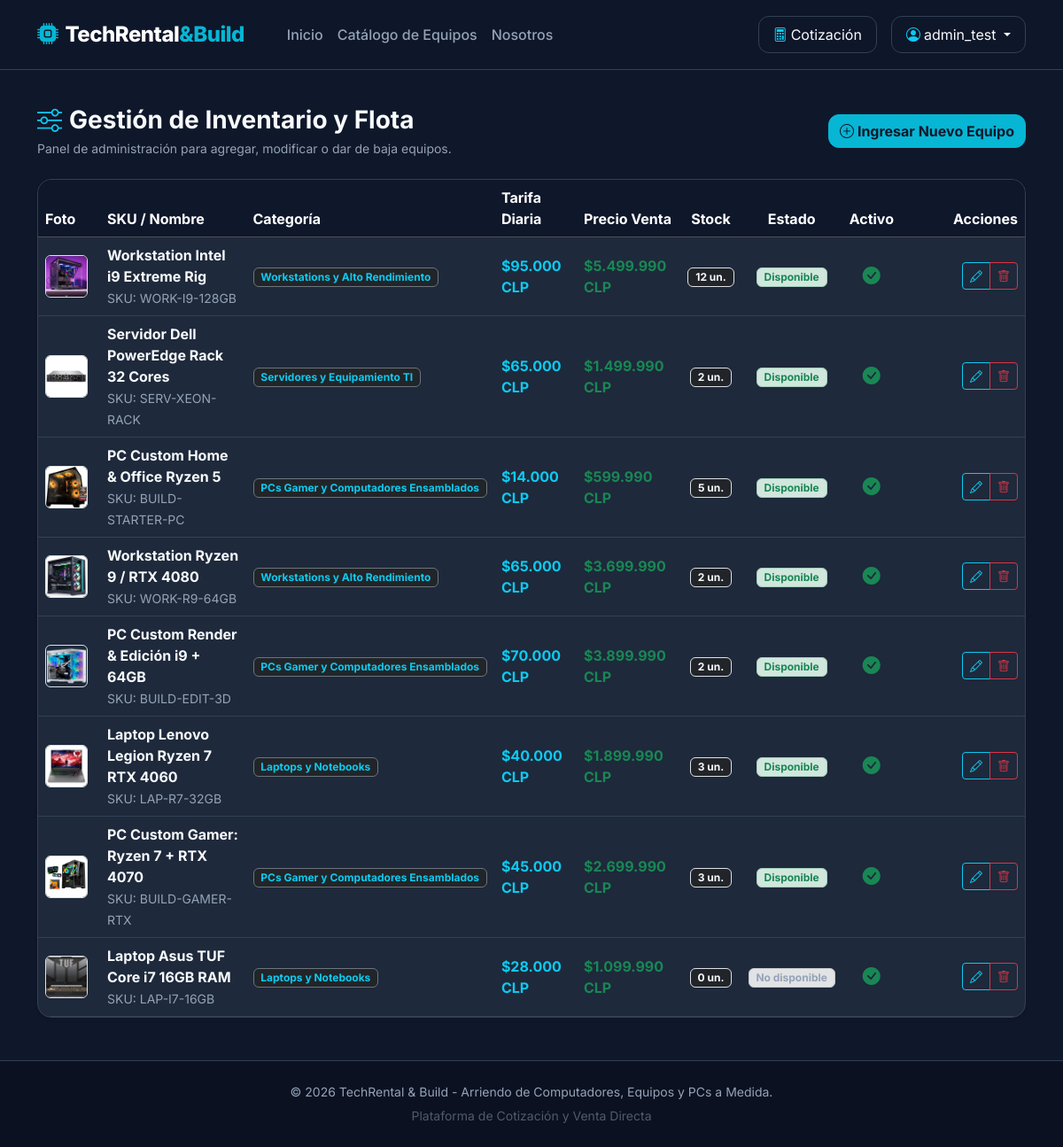
Screenshot of /inventario/gestion/ (signed in) with the database file from the repository.
### apps/inventario/models.py (models this page shows, shortened)
class EquipoInformatico(models.Model):
    ESTADO_CHOICES = [
        ('DISPONIBLE', 'Disponible'),
        ('NO_DISPONIBLE', 'No disponible'),
    ]
    codigo_sku = models.CharField(max_length=50, unique=True, verbose_name="Código SKU")
    nombre = models.CharField(max_length=200, verbose_name="Nombre del Equipo")
    slug = models.SlugField(max_length=220, unique=True, blank=True)
    categoria = models.ForeignKey(CategoriaEquipo, on_delete=models.PROTECT, related_name="equipos", verbose_name="Categoría")
    especificaciones = models.TextField(verbose_name="Especificaciones Técnicas")
    tarifa_diaria = models.DecimalField(
        max_digits=10,
        decimal_places=0,
        validators=[MinValueValidator(0)],
        verbose_name="Tarifa Diaria Arriendo (CLP)"
    )
    precio_venta = models.DecimalField(
        max_digits=10,
        decimal_places=0,
        validators=[MinValueValidator(0)],
        default=0,
        verbose_name="Precio de Venta Directa (CLP)"
    )
    monto_garantia = models.DecimalField(
        max_digits=10,
        decimal_places=0,
        validators=[MinValueValidator(0)],
        verbose_name="Monto de Garantía Reembolsable (CLP)"
    )
    stock = models.PositiveIntegerField(default=1, verbose_name="Stock Disponible")
    estado = models.CharField(max_length=20, choices=ESTADO_CHOICES, default='DISPONIBLE', verbose_name="Estado")
    imagen = models.ImageField(upload_to='equipos/', blank=True, null=True, verbose_name="Fotografía")
    destacado = models.BooleanField(default=False, verbose_name="Destacar en portada")
    activo = models.BooleanField(default=True, verbose_name="Activo en catálogo")
    fecha_creacion = models.DateTimeField(auto_now_add=True)
    fecha_actualizacion = models.DateTimeField(auto_now=True)
    class Meta:
        verbose_name = "Equipo Informático"
        verbose_name_plural = "Equipos Informáticos"
        ordering = ['-fecha_creacion']
    @property
    def precio_formateado(self):
        return f"${int(self.tarifa_diaria):,}".replace(",", ".")
    @property
    def precio_venta_formateado(self):
        return f"${int(self.precio_venta):,}".replace(",", ".")

class CategoriaEquipo(models.Model):
    nombre = models.CharField(max_length=100, unique=True, verbose_name="Nombre de Categoría")
    slug = models.SlugField(max_length=120, unique=True, blank=True)
    descripcion = models.TextField(blank=True, verbose_name="Descripción")
    activo = models.BooleanField(default=True, verbose_name="¿Categoría Activa?")
    class Meta:
        verbose_name = "Categoría de Equipo"
        verbose_name_plural = "Categorías de Equipos"
        ordering = ['nombre']

### apps/inventario/views.py (the view)
# urls.py: path('gestion/', views.equipo_gestion, name='gestion'),
@user_passes_test(_es_staff)
def equipo_gestion(request):
    equipos = EquipoInformatico.objects.all().order_by('-fecha_creacion')
    return render(request, 'inventario/equipo_gestion.html', {'equipos': equipos})

### apps/cotizaciones/context_processors.py (called while the page is built)
def cotizacion_context(request):
    cotizacion = request.session.get('cotizacion', {})
    total_items = sum(item.get('cantidad', 0) for item in cotizacion.values())
    return {
        'cotizacion_total_items': total_items
    }

### apps/inventario/views.py (called while the page is built)
def _es_staff(user):
    return user.is_staff

### apps/inventario/templates/inventario/equipo_gestion.html (shortened to what this page needs)
{% extends 'base.html' %}
{% block content %}
<div class="d-flex justify-content-between align-items-center mb-4">
    <div>
        <h1 class="h3 fw-bold mb-1"><i class="bi bi-sliders text-info me-2"></i>Gestión de Inventario y Flota</h1>
        <p class="text-muted small mb-0">Panel de administración para agregar, modificar o dar de baja equipos.</p>
    </div>
    <a href="{% url 'inventario:crear' %}" class="btn btn-primary fw-bold text-dark">
        <i class="bi bi-plus-circle me-1"></i>Ingresar Nuevo Equipo
    </a>
</div>
<div class="card border-0 shadow-sm rounded-4 overflow-hidden bg-white mb-4">
    <div class="table-responsive">
        <table class="table table-hover align-middle mb-0">
            <thead class="table-dark">
                <tr>
                    <th scope="col" class="inventory-photo-column">Foto</th>
                    <th scope="col">SKU / Nombre</th>
                    <th scope="col">Categoría</th>
                    <th scope="col">Tarifa Diaria</th>
                    <th scope="col">Precio Venta</th>
                    <th scope="col" class="text-center">Stock</th>
                    <th scope="col" class="text-center">Estado</th>
                    <th scope="col" class="text-center">Activo</th>
                    <th scope="col" class="text-end inventory-actions-column">Acciones</th>
                </tr>
            </thead>
            <tbody>
                {% for equipo in equipos %}
                <tr>
                    <td>
                        {% if equipo.imagen %}
                            <img src="{{ equipo.imagen.url }}" alt="{{ equipo.nombre }}" class="equipment-image-thumbnail rounded border">
                        {% else %}
                            <div class="equipment-image-thumbnail bg-dark rounded border text-center d-flex align-items-center justify-content-center">
                                <i class="bi bi-cpu text-muted"></i>
                            </div>
                        {% endif %}
                    </td>
                    <td>
                        <strong class="text-main d-block">{{ equipo.nombre }}</strong>
                        <small class="text-muted">SKU: {{ equipo.codigo_sku }}</small>
                    </td>
                    <td>
                        <span class="badge bg-dark text-info border border-secondary">{{ equipo.categoria.nombre }}</span>
                    </td>
                    <td class="fw-bold text-info">{{ equipo.precio_formateado }} CLP</td>
                    <td class="fw-bold text-success">{{ equipo.precio_venta_formateado }} CLP</td>
                    <td class="text-center">
                        <span class="badge bg-dark text-main border">{{ equipo.stock }} un.</span>
                    </td>
                    <td class="text-center">
                        {% if equipo.estado == 'DISPONIBLE' and equipo.stock > 0 %}
                            <span class="badge bg-success-subtle text-success border border-success-subtle">Disponible</span>
                        {% else %}
                            <span class="badge bg-secondary-subtle text-muted border border-secondary-subtle">No disponible</span>
                        {% endif %}
                    </td>
                    <td class="text-center">
                        {% if equipo.activo %}
                            <i class="bi bi-check-circle-fill text-success fs-5"></i>
                        {% else %}
                            <i class="bi bi-x-circle-fill text-danger fs-5"></i>
                        {% endif %}
                    </td>
                    <td class="text-end">
                        <div class="btn-group btn-group-sm">
                            <a href="{% url 'inventario:editar' equipo.id %}" class="btn btn-outline-info" title="Editar Registro">
                                <i class="bi bi-pencil"></i>
                            </a>
                            <a href="{% url 'inventario:eliminar' equipo.id %}" class="btn btn-outline-danger" title="Dar de Baja" data-confirm="¿Confirma la baja lógica de este equipo?">
                                <i class="bi bi-trash"></i>
                            </a>
                        </div>
                    </td>
                </tr>
                {% empty %}
                <tr>
                    <td colspan="9" class="text-center py-4 text-muted">
                        No hay equipos registrados en la base de datos.
                    </td>
                </tr>
                {% endfor %}
            </tbody>
        </table>
    </div>
</div>
{% endblock %}

### templates/base.html (shortened to what this page needs)
{% load static %}
<!DOCTYPE html>
<html lang="es">
<head>
    <link href="https://cdn.jsdelivr.net/npm/bootstrap@5.3.2/dist/css/bootstrap.min.css" rel="stylesheet">
    <link rel="stylesheet" href="https://cdn.jsdelivr.net/npm/bootstrap-icons@1.11.1/font/bootstrap-icons.css">
    <link rel="stylesheet" href="{% static 'css/style.css' %}">
</head>
<body>
    <nav class="navbar navbar-expand-lg navbar-tech sticky-top py-3">
        <div class="container">
            <a class="navbar-brand navbar-brand-tech fs-4" href="{% url 'core:inicio' %}">
                <i class="bi bi-cpu-fill me-2 text-brand-primary"></i>TechRental<span>&Build</span>
            </a>
            <div class="collapse navbar-collapse" id="navbarMain">
                <ul class="navbar-nav me-auto mb-2 mb-lg-0 ms-lg-4">
                    <li class="nav-item">
                        <a class="nav-link nav-link-tech" href="{% url 'core:inicio' %}">Inicio</a>
                    </li>
                    <li class="nav-item">
                        <a class="nav-link nav-link-tech" href="{% url 'inventario:lista' %}">Catálogo de Equipos</a>
                    </li>
                    <li class="nav-item">
                        <a class="nav-link nav-link-tech" href="{% url 'core:nosotros' %}">Nosotros</a>
                    </li>
                </ul>
                <div class="d-flex align-items-center gap-3">
                    <a href="{% url 'cotizaciones:ver' %}" class="btn btn-outline-dark position-relative py-2 px-3">
                        <i class="bi bi-calculator me-1 text-info"></i>Cotización
                    </a>
                    {% if user.is_authenticated %}
                        <div class="dropdown">
                            <button class="btn btn-outline-dark dropdown-toggle py-2 px-3" type="button" data-bs-toggle="dropdown">
                                <i class="bi bi-person-circle me-1 text-info"></i>{{ user.username }}
                            </button>
                        </div>
                    {% else %}
                        <a href="{% url 'usuarios:login' %}" class="btn btn-outline-dark py-2 px-3">Ingresar</a>
                        <a href="{% url 'usuarios:registro' %}" class="btn btn-primary py-2 px-3">Registrarse</a>
                    {% endif %}
                </div>
            </div>
        </div>
    </nav>
    <main class="container my-4 flex-grow-1">
        {% block content %}
        {% endblock %}
    </main>
    <footer class="py-4 text-center">
        <div class="container">
            <p class="mb-1 text-muted small">&copy; 2026 TechRental & Build - Arriendo de Computadores, Equipos y PCs a Medida.</p>
            <small class="text-secondary opacity-50">Plataforma de Cotización y Venta Directa</small>
        </div>
    </footer>
</body>
</html>

### static/css/style.css (style rules this page uses)
:root { --bg-main: #0f172a; --bg-card: #1e293b; --bg-card-hover: #334155; --brand-primary: #06b6d4; --brand-primary-hover: #0891b2; --brand-accent: #3b82f6; --text-main: #f8fafc; --text-muted: #94a3b8; --border-color: #334155; }
.text-brand-primary { color: var(--brand-primary) !important; }
body { font-family: 'Inter', sans-serif; background-color: var(--bg-main); color: var(--text-main); min-height: 100vh; display: flex; flex-direction: column; }
.navbar-tech { background-color: rgba(15, 23, 42, 0.95); backdrop-filter: blur(12px); border-bottom: 1px solid var(--border-color); }
.navbar-brand-tech { font-weight: 800; letter-spacing: -0.5px; color: #fff !important; }
.navbar-brand-tech span { color: var(--brand-primary); }
.nav-link-tech { color: var(--text-muted) !important; font-weight: 500; transition: all 0.2s ease; }
.card { background-color: var(--bg-card) !important; border: 1px solid var(--border-color) !important; color: var(--text-main) !important; border-radius: 1rem !important; transition: transform 0.2s ease, border-color 0.2s ease, box-shadow 0.2s ease; }
.text-main { color: var(--text-main) !important; }
.text-muted, .text-secondary { color: var(--text-muted) !important; }
.btn-warning, .btn-primary { background-color: var(--brand-primary) !important; border-color: var(--brand-primary) !important; color: #0f172a !important; font-weight: 700; border-radius: 0.75rem; transition: all 0.2s ease; }
.btn-outline-dark, .btn-outline-secondary { border-color: var(--border-color) !important; color: var(--text-main) !important; border-radius: 0.75rem; }
.table { color: var(--text-main) !important; --bs-table-bg: transparent; --bs-table-border-color: var(--border-color); }
.table-dark { --bs-table-bg: #0f172a; }
footer { margin-top: auto; background-color: #0b1120; border-top: 1px solid var(--border-color); }
.equipment-image-thumbnail { width: 48px; height: 48px; object-fit: cover; }
.inventory-photo-column { width: 70px; }
.inventory-actions-column { width: 140px; }

### rows the page displays
EquipoInformatico: imagen (picture), nombre "Workstation Intel i9 Extreme Rig", codigo_sku "WORK-I9-128GB", categoria.nombre "Workstations y Alto Rendimiento", precio_formateado "$95.000", precio_venta_formateado "$5.499.990", stock "12", estado "Disponible", activo True (drawn)
EquipoInformatico: imagen (picture), nombre "Servidor Dell PowerEdge Rack 32 Cores", codigo_sku "SERV-XEON-RACK", categoria.nombre "Servidores y Equipamiento TI", precio_formateado "$65.000", precio_venta_formateado "$1.499.990", stock "2", estado "Disponible", activo True (drawn)
EquipoInformatico: imagen (picture), nombre "PC Custom Home & Office Ryzen 5", codigo_sku "BUILD-STARTER-PC", categoria.nombre "PCs Gamer y Computadores Ensamblados", precio_formateado "$14.000", precio_venta_formateado "$599.990", stock "5", estado "Disponible", activo True (drawn)
EquipoInformatico: imagen (picture), nombre "Workstation Ryzen 9 / RTX 4080", codigo_sku "WORK-R9-64GB", categoria.nombre "Workstations y Alto Rendimiento", precio_formateado "$65.000", precio_venta_formateado "$3.699.990", stock "2", estado "Disponible", activo True (drawn)
EquipoInformatico: imagen (picture), nombre "PC Custom Render & Edición i9 + 64GB", codigo_sku "BUILD-EDIT-3D", categoria.nombre "PCs Gamer y Computadores Ensamblados", precio_formateado "$70.000", precio_venta_formateado "$3.899.990", stock "2", estado "Disponible", activo True (drawn)
EquipoInformatico: imagen (picture), nombre "Laptop Lenovo Legion Ryzen 7 RTX 4060", codigo_sku "LAP-R7-32GB", categoria.nombre "Laptops y Notebooks", precio_formateado "$40.000", precio_venta_formateado "$1.899.990", stock "3", estado "Disponible", activo True (drawn)
EquipoInformatico: imagen (picture), nombre "PC Custom Gamer: Ryzen 7 + RTX 4070", codigo_sku "BUILD-GAMER-RTX", categoria.nombre "PCs Gamer y Computadores Ensamblados", precio_formateado "$45.000", precio_venta_formateado "$2.699.990", stock "3", estado "Disponible", activo True (drawn)
EquipoInformatico: imagen (picture), nombre "Laptop Asus TUF Core i7 16GB RAM", codigo_sku "LAP-I7-16GB", categoria.nombre "Laptops y Notebooks", precio_formateado "$28.000", precio_venta_formateado "$1.099.990", stock "0", estado "No disponible", activo True (drawn)

### other values shown
{{ user.username }} "admin_test"
